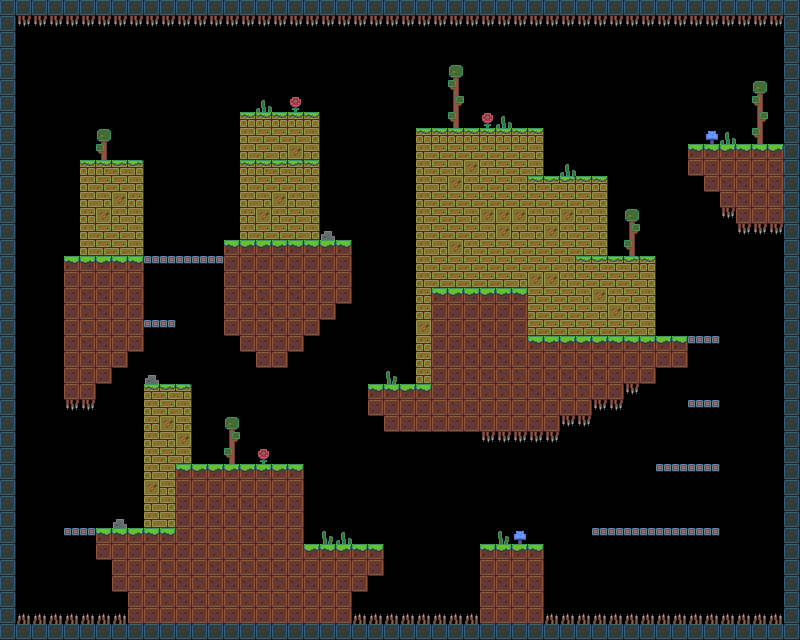

Tiled map render using the project's own tile images. Description and the whole map definition, tile-layer contents included, below:
An orthogonal 50x40 tile map with 16x16 px tiles, 1 tile layer (Tile Layer 1).

<map version="1.0" orientation="orthogonal" renderorder="right-down" width="50" height="40" tilewidth="16" tileheight="16" nextobjectid="1">
 <tileset firstgid="1" name="signal" tilewidth="16" tileheight="16">
  <image source="../public/assets/tiles.png" width="256" height="128" />
 </tileset>
 <layer name="Tile Layer 1" width="50" height="40">
  <data encoding="csv">
73,73,73,73,73,73,73,73,73,73,73,73,73,73,73,73,73,73,73,73,73,73,73,73,73,73,73,73,73,73,73,73,73,73,73,73,73,73,73,73,73,73,73,73,73,73,73,73,73,73,
73,51,51,51,51,51,51,51,51,51,51,51,51,51,51,51,51,51,51,51,51,51,51,51,51,51,51,51,51,51,51,51,51,51,51,51,51,51,51,51,51,51,51,51,51,51,51,51,51,73,
73,0,0,0,0,0,0,0,0,0,0,0,0,0,0,0,0,0,0,0,0,0,0,0,0,0,0,0,0,0,0,0,0,0,0,0,0,0,0,0,0,0,0,0,0,0,0,0,0,73,
73,0,0,0,0,0,0,0,0,0,0,0,0,0,0,0,0,0,0,0,0,0,0,0,0,0,0,0,0,0,0,0,0,0,0,0,0,0,0,0,0,0,0,0,0,0,0,0,0,73,
73,0,0,0,0,0,0,0,0,0,0,0,0,0,0,0,0,0,0,0,0,0,0,0,0,0,0,0,49,0,0,0,0,0,0,0,0,0,0,0,0,0,0,0,0,0,0,0,0,73,
73,0,0,0,0,0,0,0,0,0,0,0,0,0,0,0,0,0,0,0,0,0,0,0,0,0,0,0,39,0,0,0,0,0,0,0,0,0,0,0,0,0,0,0,0,0,0,49,0,73,
73,0,0,0,0,0,0,0,0,0,0,0,0,0,0,0,35,0,33,0,0,0,0,0,0,0,0,0,40,0,0,0,0,0,0,0,0,0,0,0,0,0,0,0,0,0,0,39,0,73,
73,0,0,0,0,0,0,0,0,0,0,0,0,0,0,7,7,7,7,7,0,0,0,0,0,0,0,0,39,0,33,35,0,0,0,0,0,0,0,0,0,0,0,0,0,0,0,40,0,73,
73,0,0,0,0,0,49,0,0,0,0,0,0,0,0,4,5,5,5,6,0,0,0,0,0,0,7,7,7,7,7,7,7,7,0,0,0,0,0,0,0,0,0,0,37,35,0,39,0,73,
73,0,0,0,0,0,39,0,0,0,0,0,0,0,0,4,5,6,21,6,0,0,0,0,0,0,4,5,5,5,5,5,5,6,0,0,0,0,0,0,0,0,0,1,1,3,1,1,3,73,
73,0,0,0,0,7,22,23,24,0,0,0,0,0,0,7,22,23,24,7,0,0,0,0,0,0,4,5,6,21,4,5,5,6,0,35,0,0,0,0,0,0,0,17,17,17,17,17,18,73,
73,0,0,0,0,4,5,5,6,0,0,0,0,0,0,4,5,5,5,6,0,0,0,0,0,0,4,6,21,4,5,5,6,22,23,24,7,7,0,0,0,0,0,0,17,18,18,18,17,73,
73,0,0,0,0,4,6,21,20,0,0,0,0,0,0,4,6,21,4,6,0,0,0,0,0,0,4,5,5,5,5,5,5,5,5,5,5,6,0,0,0,0,0,0,0,17,18,17,18,73,
73,0,0,0,0,20,21,4,6,0,0,0,0,0,0,20,21,4,5,6,0,0,0,0,0,0,4,5,5,6,21,21,21,4,6,21,4,6,0,49,0,0,0,0,0,51,17,17,17,73,
73,0,0,0,0,4,5,5,6,0,0,0,0,0,0,4,5,5,5,6,36,0,0,0,0,0,4,5,5,5,6,21,4,6,21,4,5,6,0,40,0,0,0,0,0,0,51,51,51,73,
73,0,0,0,0,4,5,5,6,0,0,0,0,0,1,3,3,2,1,1,3,1,0,0,0,0,4,6,21,4,5,5,5,5,5,5,5,6,0,39,0,0,0,0,0,0,0,0,0,73,
73,0,0,0,1,2,3,1,1,38,38,38,38,38,17,17,17,17,17,17,17,17,0,0,0,0,4,5,5,5,5,5,5,5,5,6,22,23,23,24,7,0,0,0,0,0,0,0,0,73,
73,0,0,0,17,17,17,17,17,0,0,0,0,0,17,18,18,18,18,17,17,17,0,0,0,0,4,5,5,5,5,5,6,21,21,4,5,5,5,5,6,0,0,0,0,0,0,0,0,73,
73,0,0,0,17,18,18,17,17,0,0,0,0,0,17,18,19,17,18,17,17,17,0,0,0,0,20,1,3,2,3,2,1,5,5,5,6,21,4,5,6,0,0,0,0,0,0,0,0,73,
73,0,0,0,17,19,18,17,17,0,0,0,0,0,17,17,18,19,19,17,17,0,0,0,0,0,20,17,17,17,17,17,17,5,5,5,5,6,21,4,6,0,0,0,0,0,0,0,0,73,
73,0,0,0,17,19,18,17,17,38,38,0,0,0,17,17,18,18,17,17,0,0,0,0,0,0,21,17,17,18,18,17,17,5,5,5,5,5,5,5,6,0,0,0,0,0,0,0,0,73,
73,0,0,0,17,18,18,17,17,0,0,0,0,0,0,17,17,17,17,0,0,0,0,0,0,0,20,17,17,18,18,18,17,1,2,3,3,3,1,1,2,3,1,38,38,0,0,0,0,73,
73,0,0,0,17,18,18,17,0,0,0,0,0,0,0,0,17,17,0,0,0,0,0,0,0,0,20,17,17,18,17,18,19,17,17,19,18,18,17,17,17,17,17,0,0,0,0,0,0,73,
73,0,0,0,17,17,17,0,0,36,0,0,0,0,0,0,0,0,0,0,0,0,0,0,34,0,20,17,17,18,18,19,19,17,18,18,18,18,17,17,17,0,0,0,0,0,0,0,0,73,
73,0,0,0,17,17,0,0,0,22,23,24,0,0,0,0,0,0,0,0,0,0,0,1,1,3,1,17,17,18,19,19,19,18,18,19,19,17,17,51,0,0,0,0,0,0,0,0,0,73,
73,0,0,0,51,51,0,0,0,4,5,6,0,0,0,0,0,0,0,0,0,0,0,17,17,17,17,19,19,18,17,17,17,17,17,17,17,51,51,0,0,0,0,38,38,0,0,0,0,73,
73,0,0,0,0,0,0,0,0,20,21,6,0,0,49,0,0,0,0,0,0,0,0,0,17,17,17,17,17,17,17,17,17,17,17,51,51,0,0,0,0,0,0,0,0,0,0,0,0,73,
73,0,0,0,0,0,0,0,0,4,6,21,0,0,40,0,0,0,0,0,0,0,0,0,0,0,0,0,0,0,51,51,51,51,51,0,0,0,0,0,0,0,0,0,0,0,0,0,0,73,
73,0,0,0,0,0,0,0,0,4,5,6,0,0,39,0,33,0,0,0,0,0,0,0,0,0,0,0,0,0,0,0,0,0,0,0,0,0,0,0,0,0,0,0,0,0,0,0,0,73,
73,0,0,0,0,0,0,0,0,4,6,1,3,3,3,3,2,3,1,0,0,0,0,0,0,0,0,0,0,0,0,0,0,0,0,0,0,0,0,0,0,38,38,38,38,0,0,0,0,73,
73,0,0,0,0,0,0,0,0,21,6,17,17,17,17,17,17,17,17,0,0,0,0,0,0,0,0,0,0,0,0,0,0,0,0,0,0,0,0,0,0,0,0,0,0,0,0,0,0,73,
73,0,0,0,0,0,0,0,0,4,6,17,17,17,18,18,18,17,17,0,0,0,0,0,0,0,0,0,0,0,0,0,0,0,0,0,0,0,0,0,0,0,0,0,0,0,0,0,0,73,
73,0,0,0,0,0,0,36,0,4,6,17,17,18,17,18,17,17,17,0,0,0,0,0,0,0,0,0,0,0,0,0,0,0,0,0,0,0,0,0,0,0,0,0,0,0,0,0,0,73,
73,0,0,0,38,38,1,1,3,1,1,17,17,17,19,18,19,17,17,0,34,35,0,0,0,0,0,0,0,0,0,34,37,0,0,0,0,38,38,38,38,38,38,38,38,0,0,0,0,73,
73,0,0,0,0,0,17,17,17,17,17,17,17,19,19,18,19,17,17,3,1,3,1,1,0,0,0,0,0,0,1,2,3,1,0,0,0,0,0,0,0,0,0,0,0,0,0,0,0,73,
73,0,0,0,0,0,0,17,17,17,19,18,17,18,18,19,18,18,17,17,17,17,17,17,0,0,0,0,0,0,17,17,17,17,0,0,0,0,0,0,0,0,0,0,0,0,0,0,0,73,
73,0,0,0,0,0,0,17,17,18,18,18,19,18,18,18,17,19,18,18,17,17,17,0,0,0,0,0,0,0,17,18,18,17,0,0,0,0,0,0,0,0,0,0,0,0,0,0,0,73,
73,0,0,0,0,0,0,0,17,17,19,18,18,19,19,19,19,19,17,17,17,17,0,0,0,0,0,0,0,0,17,18,17,17,0,0,0,0,0,0,0,0,0,0,0,0,0,0,0,73,
73,50,50,50,50,50,50,50,17,17,17,17,17,17,17,17,17,17,17,17,17,17,50,50,50,50,50,50,50,50,17,17,17,17,50,50,50,50,50,50,50,50,50,50,50,50,50,50,50,73,
73,73,73,73,73,73,73,73,73,73,73,73,73,73,73,73,73,73,73,73,73,73,73,73,73,73,73,73,73,73,73,73,73,73,73,73,73,73,73,73,73,73,73,73,73,73,73,73,73,73
</data>
 </layer>
</map>